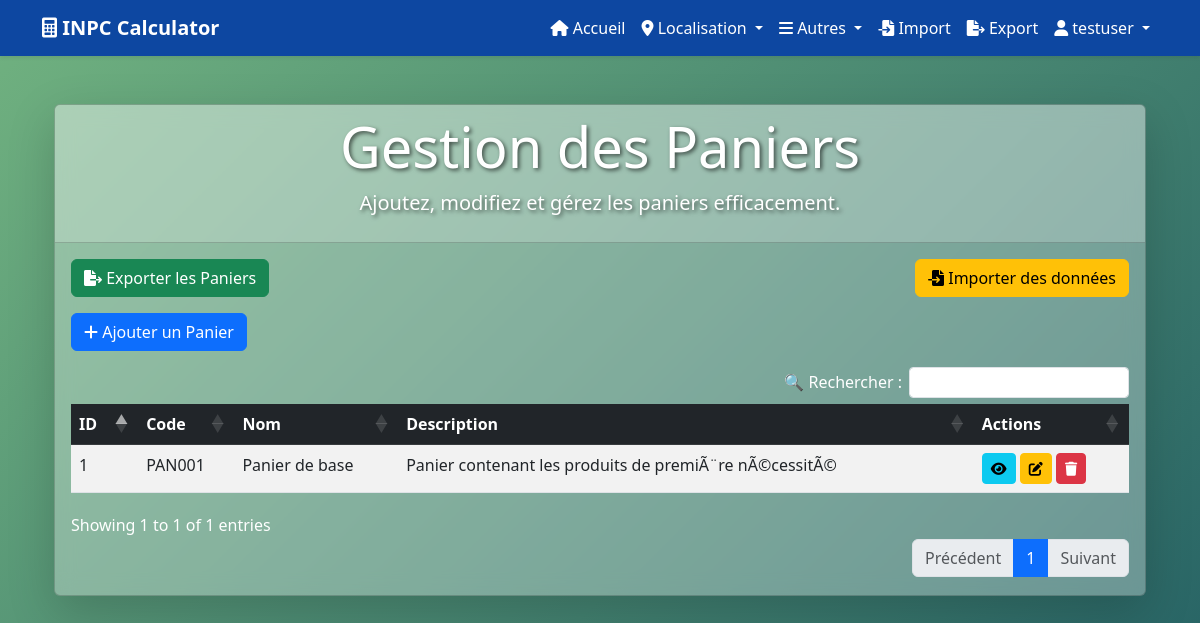
The page /pages/paniers/ (signed in) on the database its author committed.
### utilisateurs/models.py (models this page shows, shortened)
class Utilisateur(AbstractUser):
    ROLE_CHOICES = (
        ('admin', 'Admin'),
        ('agent', 'Agent'),
    )
    role = models.CharField(max_length=10, choices=ROLE_CHOICES, default='agent')

### pages/models.py (models this page shows, shortened)
class Cart(models.Model):
    code = models.CharField(max_length=45, unique=True)
    name = models.CharField(max_length=45)
    description = models.TextField()

### pages/views.py (the view)
# urls.py: path('paniers/', login_required(views.gestion_paniers), name='gestion_paniers'),
@login_required
def gestion_paniers(request):
    paniers = Cart.objects.all()
    if request.method == 'POST':
        if 'creer' in request.POST:
            form = CartForm(request.POST)
            if form.is_valid():
                try:
                    form.save()
                    messages.success(request, "Le panier a été créé avec succès.")
                    return redirect('gestion_paniers')
                except Exception as e:
                    messages.error(request, f"Erreur lors de la création du panier: {str(e)}")
            else:
                messages.error(request, "Erreur lors de la création du panier. Veuillez vérifier les données saisies.")
        elif 'modifier' in request.POST:
            panier_id = request.POST.get('panier_id')
            try:
                panier = get_object_or_404(Cart, id=panier_id)
                form = CartForm(request.POST, instance=panier)
                if form.is_valid():
                    form.save()
                    messages.success(request, "Le panier a été modifié avec succès.")
                    return redirect('gestion_paniers')
                else:
                    messages.error(request, "Erreur lors de la modification du panier. Veuillez vérifier les données saisies.")
            except Exception as e:
                messages.error(request, f"Erreur lors de la modification du panier: {str(e)}")
        elif 'supprimer' in request.POST:
            panier_id = request.POST.get('delete_id')
            try:
                panier = get_object_or_404(Cart, id=panier_id)
                panier.delete()
                messages.success(request, "Le panier a été supprimé avec succès.")
            except Exception as e:
                messages.error(request, f"Erreur lors de la suppression du panier: {str(e)}")
            return redirect('gestion_paniers')
    else:
        form = CartForm()
    return render(request, 'pages/gestion_paniers.html', {
        'paniers': paniers,
        'form': form
    })

### pages/forms.py (shortened to what this page needs)
class CartForm(forms.ModelForm):
    class Meta:
        model = Cart
        fields = ['code', 'name', 'description']
        widgets = {
            'code': forms.TextInput(attrs={
                'class': 'form-control glowing-input',
                'placeholder': 'Entrez le code du panier'
            }),
            'name': forms.TextInput(attrs={
                'class': 'form-control glowing-input',
                'placeholder': 'Entrez le nom du panier'
            }),
            'description': forms.Textarea(attrs={
                'class': 'form-control glowing-input',
                'placeholder': 'Entrez une description du panier',
                'rows': 3
            })
        }
        labels = {
            'code': 'Code',
            'name': 'Nom',
            'description': 'Description'
        }

### templates/pages/gestion_paniers.html (shortened to what this page needs)
{% extends 'base.html' %}
{% load static %}
{% block content %}
<link rel="stylesheet" href="https://cdn.datatables.net/1.11.5/css/dataTables.bootstrap5.min.css">
<link rel="stylesheet" href="https://cdn.datatables.net/buttons/2.2.3/css/buttons.bootstrap5.min.css">
<link rel="stylesheet" href="{% static 'css/stylecrud.css' %}">
<div class="container mt-5">
    <div class="card shadow-lg text-white animate__animated animate__fadeInDown">
        <div class="card-header text-center">
            <h1 class="display-4">Gestion des Paniers</h1>
            <p class="lead">Ajoutez, modifiez et gérez les paniers efficacement.</p>
        </div>
        <div class="card-body animate__animated animate__fadeInUp">
            <div class="d-flex justify-content-between mb-3">
                <a href="{% url 'export_data' %}?table=Cart" class="btn btn-success">
                    <i class="fas fa-file-export"></i> Exporter les Paniers
                </a>
                <a href="{% url 'import_data' %}" class="btn btn-warning">
                    <i class="fas fa-file-import"></i> Importer des données
                </a>
            </div>
            <button class="btn btn-primary mb-3" data-bs-toggle="modal" data-bs-target="#createModal">
                <i class="fas fa-plus"></i> Ajouter un Panier
            </button>
            <table id="cartTable" class="table table-hover table-striped">
                <thead class="table-dark">
                    <tr>
                        <th>ID</th>
                        <th>Code</th>
                        <th>Nom</th>
                        <th>Description</th>
                        <th>Actions</th>
                    </tr>
                </thead>
                <tbody>
                    {% for panier in paniers %}
                    <tr class="animate__animated animate__fadeIn">
                        <td>{{ panier.id }}</td>
                        <td>{{ panier.code }}</td>
                        <td>{{ panier.name }}</td>
                        <td>{{ panier.description }}</td>
                        <td>
                            <button class="btn btn-info btn-sm" data-bs-toggle="modal" data-bs-target="#viewModal{{ panier.id }}">
                                <i class="fas fa-eye"></i>
                            </button>
                            <button class="btn btn-warning btn-sm" data-bs-toggle="modal" data-bs-target="#editModal{{ panier.id }}">
                                <i class="fas fa-edit"></i>
                            </button>
                            <form method="post" style="display:inline;">
                                <button type="submit" name="supprimer" onclick="return confirm('Es-tu sûr de vouloir supprimer ce panier ?')" class="btn btn-danger btn-sm">
                                    <i class="fas fa-trash"></i>
                                </button>
                            </form>
                        </td>
                    </tr>
                    {% endfor %}
                </tbody>
            </table>
        </div>
    </div>
</div>
{% endblock %}

### templates/base.html (shortened to what this page needs)
{% load static %}
<!DOCTYPE html>
<html lang="fr">
<head>
    <link href="https://cdn.jsdelivr.net/npm/bootstrap@5.3.0/dist/css/bootstrap.min.css" rel="stylesheet">
    <link href="https://cdnjs.cloudflare.com/ajax/libs/font-awesome/6.0.0-beta3/css/all.min.css" rel="stylesheet">
    <link rel="stylesheet" href="https://cdnjs.cloudflare.com/ajax/libs/animate.css/4.1.1/animate.min.css">
    <link rel="stylesheet" href="{% static 'css/styles.css' %}">
    <link rel="stylesheet" href="https://unpkg.com/leaflet@1.7.1/dist/leaflet.css" />
</head>
<body>
    <nav class="navbar navbar-expand-lg shadow-sm">
        <div class="container">
            <a class="navbar-brand fw-bold" href="#">
                <i class="fas fa-calculator"></i> INPC Calculator
            </a>
            <div class="collapse navbar-collapse" id="navbarNav">
                <ul class="navbar-nav ms-auto">
                    <li class="nav-item">
                        <a class="nav-link" href="{% url 'accueil' %}">
                            <i class="fas fa-home"></i> Accueil
                        </a>
                    </li>
<li class="nav-item dropdown">
    <a class="nav-link dropdown-toggle" href="#" id="dropdownLocalisation" role="button" data-bs-toggle="dropdown">
        <i class="fas fa-map-marker-alt"></i> Localisation
    </a>
</li>
                    <li class="nav-item dropdown">
                        <a class="nav-link dropdown-toggle" href="#" id="navbarDropdown" role="button" data-bs-toggle="dropdown">
                            <i class="fas fa-bars"></i> Autres
                        </a>
                    </li>
                    <li class="nav-item">
                        <a class="nav-link" href="{% url 'import_data' %}">
                            <i class="fas fa-file-import"></i> Import
                        </a>
                    </li>
                    <li class="nav-item">
                        <a class="nav-link" href="{% url 'export_data' %}">
                            <i class="fas fa-file-export"></i> Export
                        </a>
                    </li>
                    {% if user.is_authenticated %}
                    <li class="nav-item dropdown">
                        <a class="nav-link dropdown-toggle" href="#" id="userDropdown" role="button" data-bs-toggle="dropdown">
                            <i class="fas fa-user"></i> {{ user.username }}
                        </a>
                    </li>
                    {% endif %}
                </ul>
            </div>
        </div>
    </nav>
    <div class="container mt-5">
        {% block content %}
        {% endblock content %}
    </div>
</body>
</html>

### templates/pages/static/css/stylecrud.css (style rules this page uses)
body { background: linear-gradient(-45deg, #1e3c72, #2a5298, #134e5e, #71b280); background-size: 400% 400%; animation: moveBackground 10s ease infinite; }
.card-header { font-size: 1.5rem; font-weight: bold; text-align: center; background: rgba(255, 255, 255, 0.2); color: #ffffff; text-shadow: 2px 2px 4px rgba(0, 0, 0, 0.6); }
.card { background: rgba(255, 255, 255, 0.3); backdrop-filter: blur(10px); }

### templates/base.html (style rules this page uses)
.navbar { background-color: #0d47a1 !important; }
.navbar .nav-link, .navbar-brand { color: white !important; }

### rows shown on the page
Utilisateur: username "testuser"
Cart: id "1", code "PAN001", name "Panier de base", description "Panier contenant les produits de premiÃ¨re nÃ©cessitÃ©"
